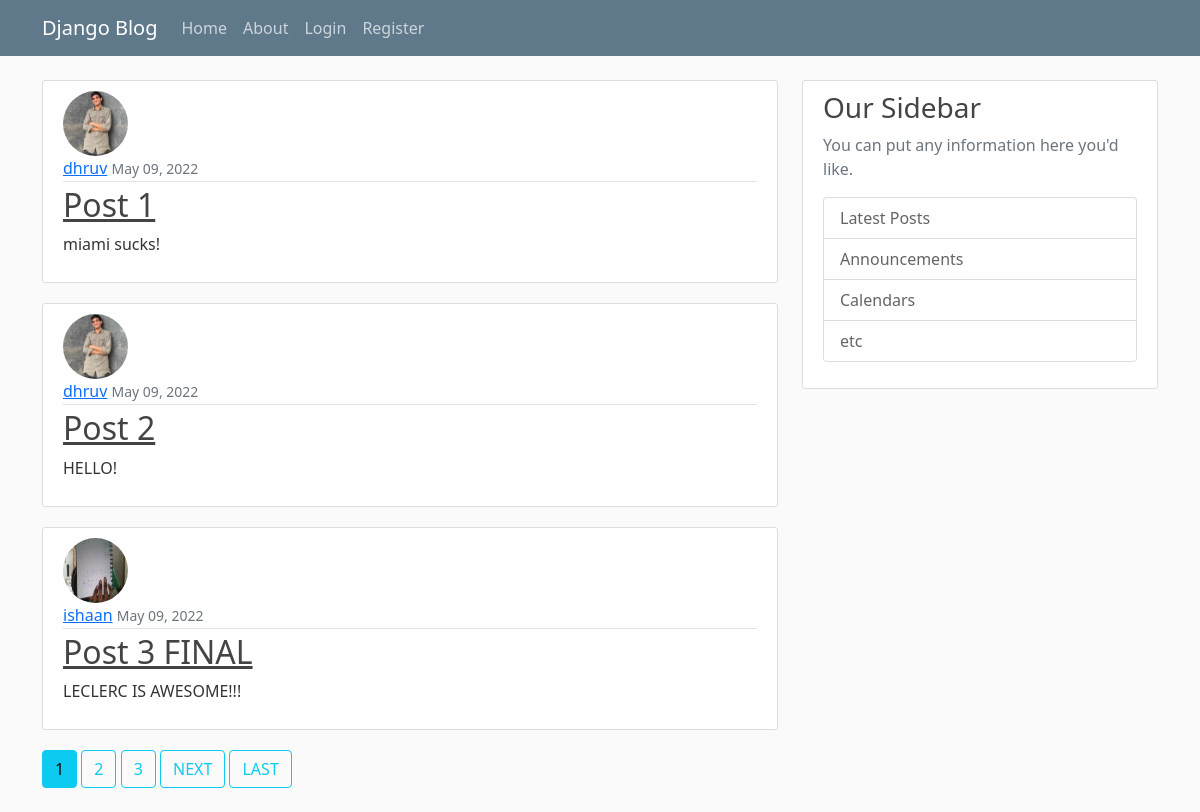
The page / on the database its author committed.
### blog/models.py (models this page shows, shortened)
class Post(models.Model):
    title= models.CharField(max_length=100)
    content= models.TextField()
    date_posted= models.DateTimeField(default= timezone.now)
    author= models.ForeignKey(User, on_delete=models.CASCADE)

### users/models.py (models this page shows, shortened)
class Profile(models.Model):
    user = models.OneToOneField(User, on_delete=models.CASCADE)
    image = models.ImageField(default= 'default.jpg' , upload_to='profile_pics')

### blog/views.py (the view)
# urls.py: path('', PostListView.as_view(), name='blog-home'),
class PostListView(ListView):
    model= Post
    template_name= 'blog/home.html'
    context_object_name= 'posts'
    paginate_by = 3

### blog/templates/blog/home.html (shortened to what this page needs)
{% extends "blog/base.html" %}
{% block content %}
    {% for post in posts %}
    <article class="media content-section">
      <img class="rounded-circle article-img" src="{{post.author.profile.image.url}}">
        <div class="media-body">
          <div class="article-metadata">
            <a class="mr-2" href="{% url 'user-posts' post.author.username %}">{{ post.author }}</a>
            <small class="text-muted">{{ post.date_posted | date:"F d, Y" }}</small>
          </div>
          <h2><a class="article-title" href="{% url 'post-detail' post.id %}">{{ post.title }}</a></h2>
          <p class="article-content">{{ post.content }}</p>
        </div>
      </article>
    {% endfor %}
    {% if is_paginated %}
      {% for num in page_obj.paginator.page_range %}
        {% if page_obj.number == num %}
          <a class="btn btn-info mb-4" href="?page={{ num }}">{{ num }}</a>
        {% elif num > page_obj.number|add:'-3' and num < page_obj.number|add:'3' %}
          <a class="btn btn-outline-info mb-4" href="?page={{ num }}">{{ num }}</a>
        {% endif %}
      {% endfor %}
      {% if page_obj.has_next %}
        <a class="btn btn-outline-info mb-4" href="?page={{ page_obj.next_page_number }}">NEXT</a>
        <a class="btn btn-outline-info mb-4" href="?page={{ page_obj.paginator.num_pages }}">LAST</a>
      {% endif %}
    {% endif %}
{% endblock content %}

### blog/templates/blog/base.html (shortened to what this page needs)
{% load static %}
<!DOCTYPE html>
<html lang="en">
<head>
    <link href="https://cdn.jsdelivr.net/npm/bootstrap@5.1.3/dist/css/bootstrap.min.css" rel="stylesheet">
    <link rel="stylesheet" type="text/css" href="{% static 'blog/main.css' %}">
</head>
<body>
    <header class="site-header">
        <nav class="navbar navbar-expand-md navbar-dark bg-steel fixed-top">
          <div class="container">
            <a class="navbar-brand mr-4" href="{% url 'blog-home' %}">Django Blog</a>
            <div class="collapse navbar-collapse" id="navbarToggle">
              <div class="navbar-nav mr-auto">
                <a class="nav-item nav-link" href="{% url 'blog-home' %}">Home</a>
                <a class="nav-item nav-link" href="{% url 'blog-about' %}">About</a>
              </div>
              <div class="navbar-nav">
                {% if user.is_authenticated %}
                <a class="nav-item nav-link" href="{% url 'post-create' %}">New Post</a>
                <a class="nav-item nav-link" href="{% url 'profile' %}">Profile</a>
                <a class="nav-item nav-link" href="{% url 'logout' %}">Logout</a>
                {% else  %}
                  <a class="nav-item nav-link" href="{% url 'login' %}">Login</a>
                  <a class="nav-item nav-link" href="{% url 'register' %}">Register</a>
                {% endif %}
              </div>
            </div>
          </div>
        </nav>
      </header>
    <main role="main" class="container">
        <div class="row">
          <div class="col-md-8">
            {% block content %}{% endblock %}
          </div>
          <div class="col-md-4">
            <div class="content-section">
              <h3>Our Sidebar</h3>
              <p class='text-muted'>You can put any information here you'd like.
                <ul class="list-group">
                  <li class="list-group-item list-group-item-light">Latest Posts</li>
                  <li class="list-group-item list-group-item-light">Announcements</li>
                  <li class="list-group-item list-group-item-light">Calendars</li>
                  <li class="list-group-item list-group-item-light">etc</li>
                </ul>
              </p>
            </div>
          </div>
        </div>
      </main>
</body>
</html>

### blog/static/blog/main.css (style rules this page uses)
body { background: #fafafa; color: #333333; margin-top: 5rem; }
h1, h2, h3, h4, h5, h6 { color: #444444; }
ul { margin: 0; }
.bg-steel { background-color: #5f788a; }
.site-header .navbar-nav .nav-link { color: #cbd5db; }
.content-section { background: #ffffff; padding: 10px 20px; border: 1px solid #dddddd; border-radius: 3px; margin-bottom: 20px; }
.article-title { color: #444444; }
.article-content { white-space: pre-line; }
.article-img { height: 65px; width: 65px; margin-right: 16px; }
.article-metadata { padding-bottom: 1px; margin-bottom: 4px; border-bottom: 1px solid #e3e3e3 }

### rows shown on the page
Post: author.profile.image (picture), author "dhruv", date_posted "May 09, 2022", title "Post 1", content "miami sucks!"
Post: author.profile.image (picture), author "dhruv", date_posted "May 09, 2022", title "Post 2", content "HELLO!"
Post: author.profile.image (picture), author "ishaan", date_posted "May 09, 2022", title "Post 3 FINAL", content "LECLERC IS AWESOME!!!"

### other values the page prints
{{ num }} "1"
{{ num }} "2" "3"
